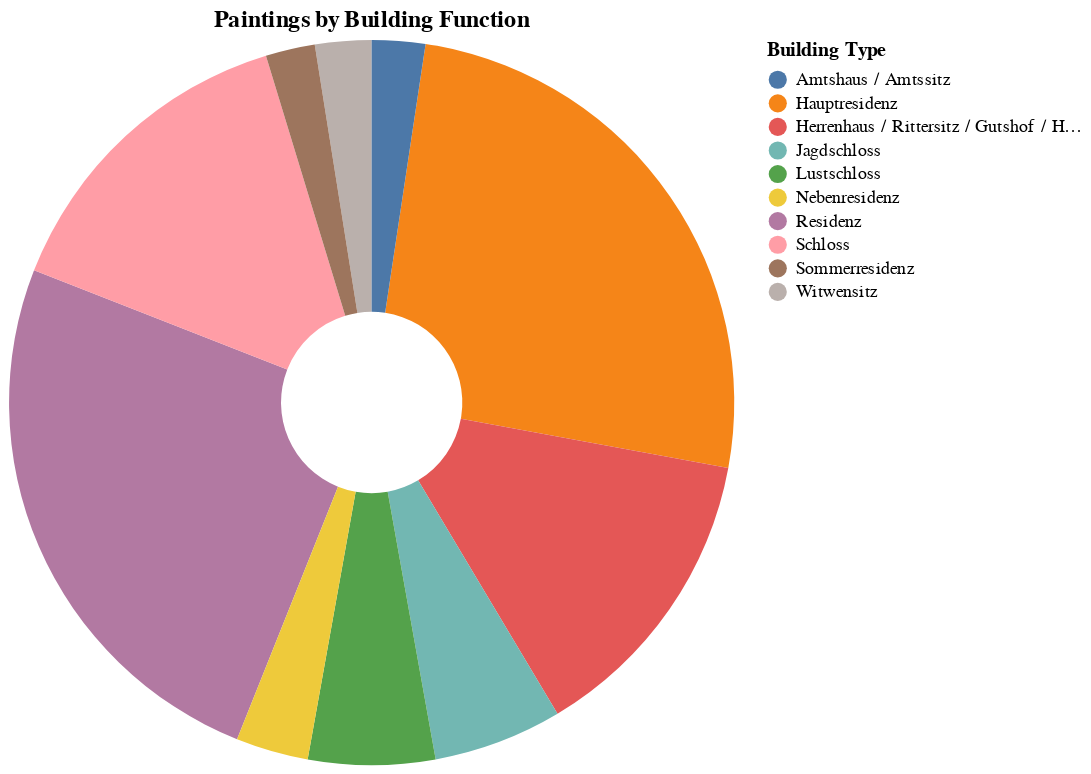

This figure's notebook cell:
### Code cell
# =============================================================================
# CELL 12: Building Function Analysis
# =============================================================================
# Join with buildings table to get the function column

print("🏛️ BUILDING FUNCTION ANALYSIS")
print("=" * 60)

building_func_df = con.execute("""
    SELECT 
        b.function as building_function,
        COUNT(*) as painting_count,
        COUNT(DISTINCT p.building_id) as building_count,
        ROUND(AVG(p.year_start), 0) as avg_year
    FROM paintings p
    JOIN buildings b ON p.building_id = b.building_id
    WHERE b.function IS NOT NULL
    GROUP BY b.function
    ORDER BY painting_count DESC
    LIMIT 20
""").pl()

print(building_func_df)

# Visualization - Pie/Donut chart
if len(building_func_df) > 0:
    chart = alt.Chart(building_func_df.head(10).to_pandas()).mark_arc(innerRadius=50).encode(
        theta=alt.Theta('painting_count:Q'),
        color=alt.Color('building_function:N', title='Building Type'),
        tooltip=['building_function', 'painting_count', 'building_count']
    ).properties(
        title='Paintings by Building Function',
        width=400,
        height=400
    )
    ipython_display(chart)

### Figure 1 — Vega-Lite specification as saved in the notebook (floating-point values rounded to 4 significant figures)
{"config": {"view": {"continuousWidth": 300, "continuousHeight": 300}}, "data": {"name": "data-a8c3876accfc55964dee312fe4cf9fd8"}, "mark": {"type": "arc", "innerRadius": 50}, "encoding": {"color": {"field": "building_function", "title": "Building Type", "type": "nominal"}, "theta": {"field": "painting_count", "type": "quantitative"}, "tooltip": [{"field": "building_function", "type": "nominal"}, {"field": "painting_count", "type": "quantitative"}, {"field": "building_count", "type": "quantitative"}]}, "height": 400, "title": "Paintings by Building Function", "width": 400, "$schema": "https://vega.github.io/schema/vega-lite/v6.1.0.json", "datasets": {"data-a8c3876accfc55964dee312fe4cf9fd8": [{"building_function": "Hauptresidenz", "painting_count": 569, "building_count": 40, "avg_year": 1679.0}, {"building_function": "Residenz", "painting_count": 555, "building_count": 21, "avg_year": 1607.0}, {"building_function": "Schloss", "painting_count": 320, "building_count": 38, "avg_year": 1717.0}, {"building_function": "Herrenhaus / Rittersitz / Gutshof / Hofmark / Häuptlingssitz", "painting_count": 302, "building_count": 67, "avg_year": 1716.0}, {"building_function": "Jagdschloss", "painting_count": 128, "building_count": 15, "avg_year": 1680.0}, {"building_function": "Lustschloss", "painting_count": 126, "building_count": 18, "avg_year": 1728.0}, {"building_function": "Nebenresidenz", "painting_count": 72, "building_count": 9, "avg_year": 1648.0}, {"building_function": "Witwensitz", "painting_count": 56, "building_count": 11, "avg_year": 1700.0}, {"building_function": "Amtshaus / Amtssitz", "painting_count": 53, "building_count": 15, "avg_year": 1710.0}, {"building_function": "Sommerresidenz", "painting_count": 49, "building_count": 5, "avg_year": 1742.0}]}}
